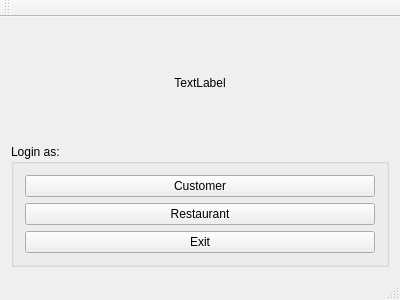
<?xml version="1.0" encoding="UTF-8"?>
<ui version="4.0">
 <class>MainWindow</class>
 <widget class="QMainWindow" name="MainWindow">
  <property name="geometry">
   <rect>
    <x>0</x>
    <y>0</y>
    <width>400</width>
    <height>300</height>
   </rect>
  </property>
  <property name="windowTitle">
   <string>MainWindow</string>
  </property>
  <widget class="QWidget" name="centralWidget">
   <layout class="QVBoxLayout" name="verticalLayout">
    <item>
     <widget class="QLabel" name="label_logo">
      <property name="text">
       <string>TextLabel</string>
      </property>
      <property name="alignment">
       <set>Qt::AlignCenter</set>
      </property>
     </widget>
    </item>
    <item>
     <widget class="QGroupBox" name="groupBox">
      <property name="title">
       <string>Login as:</string>
      </property>
      <layout class="QVBoxLayout" name="verticalLayout_2">
       <item>
        <widget class="QPushButton" name="pushButton_customer">
         <property name="text">
          <string>Customer</string>
         </property>
        </widget>
       </item>
       <item>
        <widget class="QPushButton" name="pushButton_restaurant">
         <property name="text">
          <string>Restaurant</string>
         </property>
        </widget>
       </item>
       <item>
        <widget class="QPushButton" name="pushButton_exit">
         <property name="text">
          <string>Exit</string>
         </property>
        </widget>
       </item>
      </layout>
     </widget>
    </item>
   </layout>
  </widget>
  <widget class="QMenuBar" name="menuBar">
   <property name="geometry">
    <rect>
     <x>0</x>
     <y>0</y>
     <width>400</width>
     <height>17</height>
    </rect>
   </property>
  </widget>
  <widget class="QToolBar" name="mainToolBar">
   <attribute name="toolBarArea">
    <enum>TopToolBarArea</enum>
   </attribute>
   <attribute name="toolBarBreak">
    <bool>false</bool>
   </attribute>
  </widget>
  <widget class="QStatusBar" name="statusBar"/>
 </widget>
 <layoutdefault spacing="6" margin="11"/>
 <resources/>
 <connections/>
</ui>
